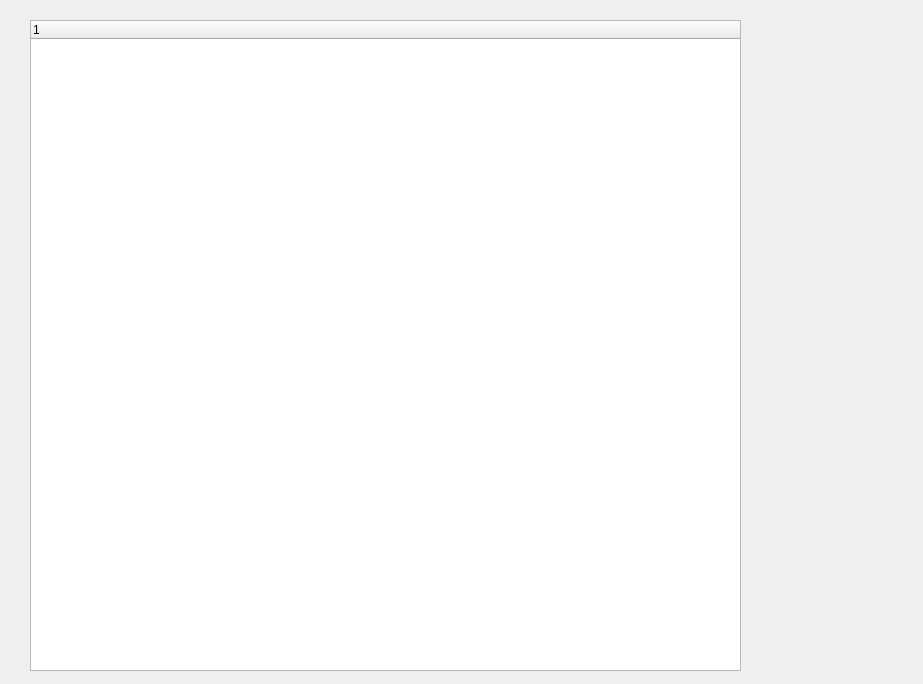
<?xml version="1.0" encoding="UTF-8"?>
<ui version="4.0">
 <class>Widget</class>
 <widget class="QWidget" name="Widget">
  <property name="geometry">
   <rect>
    <x>0</x>
    <y>0</y>
    <width>923</width>
    <height>684</height>
   </rect>
  </property>
  <property name="windowTitle">
   <string>Widget</string>
  </property>
  <widget class="QTreeWidget" name="treeWidget">
   <property name="geometry">
    <rect>
     <x>30</x>
     <y>20</y>
     <width>711</width>
     <height>651</height>
    </rect>
   </property>
   <column>
    <property name="text">
     <string notr="true">1</string>
    </property>
   </column>
  </widget>
 </widget>
 <layoutdefault spacing="6" margin="11"/>
 <resources/>
 <connections/>
</ui>
